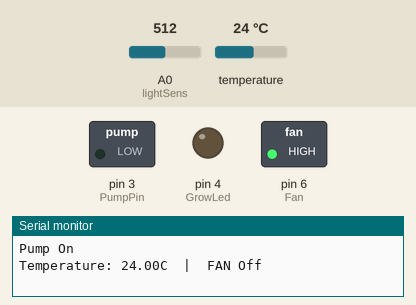
The sketch below on a simulated Arduino Uno, built with avr-gcc and run on an emulated ATmega328P. On the bench: switched loads named in the sketch (green lamp = pin HIGH), output pins drawn as LEDs (lit = HIGH), the last lines printed to the serial monitor. The test bench sets the inputs (shaded band); at power-on: A0 (lightSens) = 512, temperature 24 °C. The local clock reads 2024-03-15 10:24:30 at power-on unless the sketch sets it; no radio packets arrive unless stated.

Above: at 1.5 s.
1.6 s: A0 (lightSens) set to 690
7.0 s: A0 (lightSens) set to 716
At 8.9 s:
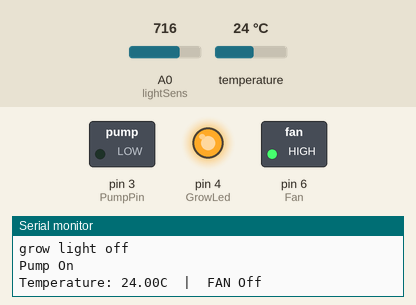
9.3 s: temperature set to 20.4 °C
11.3 s: temperature set to 19.2 °C
At 12.0 s:
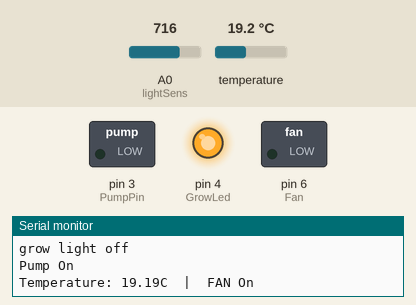
13.2 s: temperature set to 21 °C
At 14.1 s:
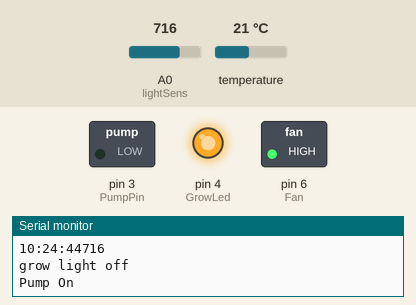
14.7 s: temperature set to 12 °C
At 16.2 s:
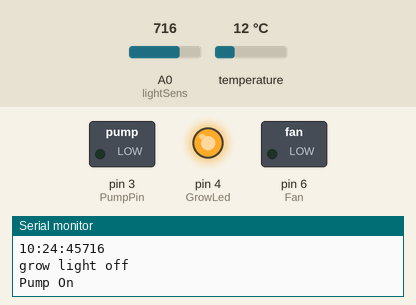
Timing chart, 0 to 17.3 s (numbered marks = the images above; inputs shaded):
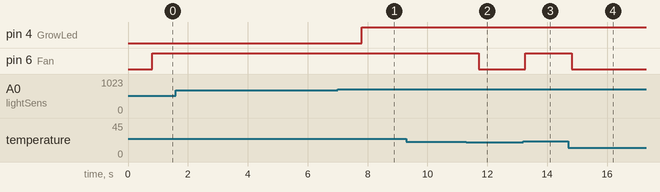

Measured:
- the behaviour switches between 700 and 701 on A0 (lightSens) (found by bisection; images 0 and 1)
- the behaviour switches between 20.1 and 20 °C on temperature (found by bisection; images 1 and 2)
- after the input at 7.0 s, pin 4 (GrowLed): LOW → HIGH after 0.81 s
- after the input at 11.3 s, pin 6 (Fan): HIGH → LOW after 0.41 s
- after the input at 13.2 s, pin 6 (Fan): LOW → HIGH after 0.07 s
- after the input at 14.7 s, pin 6 (Fan): HIGH → LOW after 0.13 s

The sketch:

hydroponic_system.ino
```cpp
#include <DallasTemperature.h>
#include <SPI.h>
#include "nRF24L01.h"
#include "RF24.h"
#include "printf.h"

#include <OneWire.h>
#include <Wire.h>
#include <Sodaq_DS3231.h>
#define ONE_WIRE_BUS 2
OneWire oneWire(ONE_WIRE_BUS);
DallasTemperature sensors(&oneWire);

char weekDay[][4] = {"Sun", "Mon", "Tue", "Wed", "Thu", "Fri", "Sat" };

// constants won't change. Used here to set a pin number:
const int PumpPin =  3;// the number of the Pump pin 5
const int GrowLed = 4;   // GrowLED Relay set to digital pin 4
const int Fan = 6 ;  // Fan Relay set to digital pin 6
const int lightSens  = A0; // select the input pin for LDR

// Variables will change:
int PumpState = LOW;             // PumpState used to set the Pump
int lightSensValue = 0;  // variable to store the value coming from the sensor


unsigned long previousMillis = 0;        // will store last time Pump was updated
// constants won't change:
const long interval = 120000;           // interval at which to change Pump (milliseconds)
//
// Hardware configuration
//
struct MyData {
  byte t;
};
MyData data;
// Set up nRF24L01 radio on SPI bus plus pins 8 & 7

RF24 radio(8,7);

// sets the role of this unit in hardware.  Connect to GND to be the 'led' board receiver
// Leave open to be the 'remote' transmitter
const int role_pin = A4;
//
// Topology
//

// Single radio pipe address for the 2 nodes to communicate.
const uint64_t pipe = 0xE8E8F0F0E1LL;

//
// Role management
//
// Set up role.  This sketch uses the same software for all the nodes in this
// system.  Doing so greatly simplifies testing.  The hardware itself specifies
// which node it is.
//
// This is done through the role_pin
//

// The various roles supported by this sketch
typedef enum { role_remote = 1, role_led } role_e;

// The debug-friendly names of those roles
const char* role_friendly_name[] = { "invalid", "Hydro Main", "Hydro Screen"};

// The role of the current running sketch
role_e role;

void setup() {
  role = role_remote;
  Serial.begin(57600);
  Wire.begin();
  rtc.begin();
  pinMode(PumpPin, OUTPUT);
  pinMode(GrowLed, OUTPUT);
  pinMode(Fan, OUTPUT);
 sensors.begin();  // Start up the library

 printf_begin();
  printf("\n\Hydro System\n\r");
  printf("ROLE: %s\n\r",role_friendly_name[role]);

  //
  // Setup and configure rf radio
  //

  radio.begin();

  radio.setAutoAck(false);
  radio.setDataRate(RF24_250KBPS);
  radio.setPALevel(RF24_PA_MAX);
  radio.setChannel(108);

  //
  // Open pipes to other nodes for communication
  //

  // This simple sketch opens a single pipes for these two nodes to communicate
  // back and forth.  One listens on it, the other talks to it.


    if ( role == role_remote )
  {
    radio.openWritingPipe(pipe);
  }
  else
  {
    radio.openReadingPipe(1,pipe);
  }
  radio.printDetails();


}


void loop() {


  watteringRelay();         // watering timer in the watteringRelay function
  tempController();       //Controle the temp with tempController function
  tempSend();
   timedRelay();

}
void tempSend(){


        // Send the command to get temperatures
 sensors.requestTemperatures();
 data.t = sensors.getTempCByIndex(0);

bool ok = radio.write( &data, sizeof(MyData) );
      Serial.println("Send ");
      Serial.println (data.t);
     if (ok)
        printf("ok\n\r");
      else
       printf("failed\n\r");


}
// here's where the magic happens for the watering of the plants:

void watteringRelay()
{
   // check to see if it's time to change the Pump; that is, if the difference
  // between the current time and last time you cgange the Pump is bigger than
  // the interval at which you want to change the Pump.
  unsigned long currentMillis = millis();
  if (currentMillis - previousMillis >= interval) {
    // save the last time you change the Pump
    previousMillis = currentMillis;

    // if the Pump is off turn it on and vice-versa:
    if (PumpState == LOW) {
      PumpState = HIGH;
    } else {
      PumpState = LOW;
    }

    // set the Pump with the PumpState of the variable:
    digitalWrite(PumpPin, PumpState);
  }
  if(PumpState == 0){
      Serial.println("Pump On");
    }else {
      Serial.println("Pump off");
    }

}
// here's where the magic happens for the temperature:
void tempController()
{

  // Send the command to get temperatures
  sensors.requestTemperatures();

  //print the temperature in Celsius
  Serial.print("Temperature: ");
  Serial.print(sensors.getTempCByIndex(0));
  Serial.print("C  |  ");

  if (sensors.getTempCByIndex(0) >= 25.00){
    digitalWrite(Fan, LOW);
    Serial.println("FAN On");
  }else if (sensors.getTempCByIndex(0) <= 20.00){
    digitalWrite(Fan, LOW);
    Serial.println("FAN On");
  }else {
    digitalWrite(Fan, HIGH);
    Serial.println(F("FAN Off"));
  }


}


// here's where the magic happens for the grow lights:

void timedRelay()
{

  DateTime now = rtc.now(); //get the current date-time
  Serial.print(now.hour());
  Serial.print(':');
  Serial.print(now.minute());
  Serial.print(':');
  Serial.print(now.second());


  switch (now.hour())
    {

      case 05: //when the clock reads 05 hours (Once a minute at the halfway mark)
               digitalWrite(GrowLed, LOW);   // turn the Relay on (LOW is the voltage level)
             Serial.println("grow light on");


         break;


        case 17: //when the clock reads 17 hours
            digitalWrite(GrowLed, HIGH);   // turn the Relay on (LOW is the voltage level)
            Serial.println("grow light off");

           break;
  }


       if (now.hour()<17 ){
                         lightSensValue = analogRead(lightSens); // read the value from the sensor
           Serial.println(lightSensValue);
              if( lightSensValue <= 700){
              digitalWrite(GrowLed, LOW);   // turn the Relay on (LOW is the voltage level)
                         Serial.println("grow light on");

                } else {
                 digitalWrite(GrowLed, HIGH);   // turn the Relay on (LOW is the voltage level)
                         Serial.println("grow light off");

              }


          }else {
            digitalWrite(GrowLed, HIGH);   // turn the Relay on (LOW is the voltage level)
            Serial.println("grow light off");
          }


}
```
